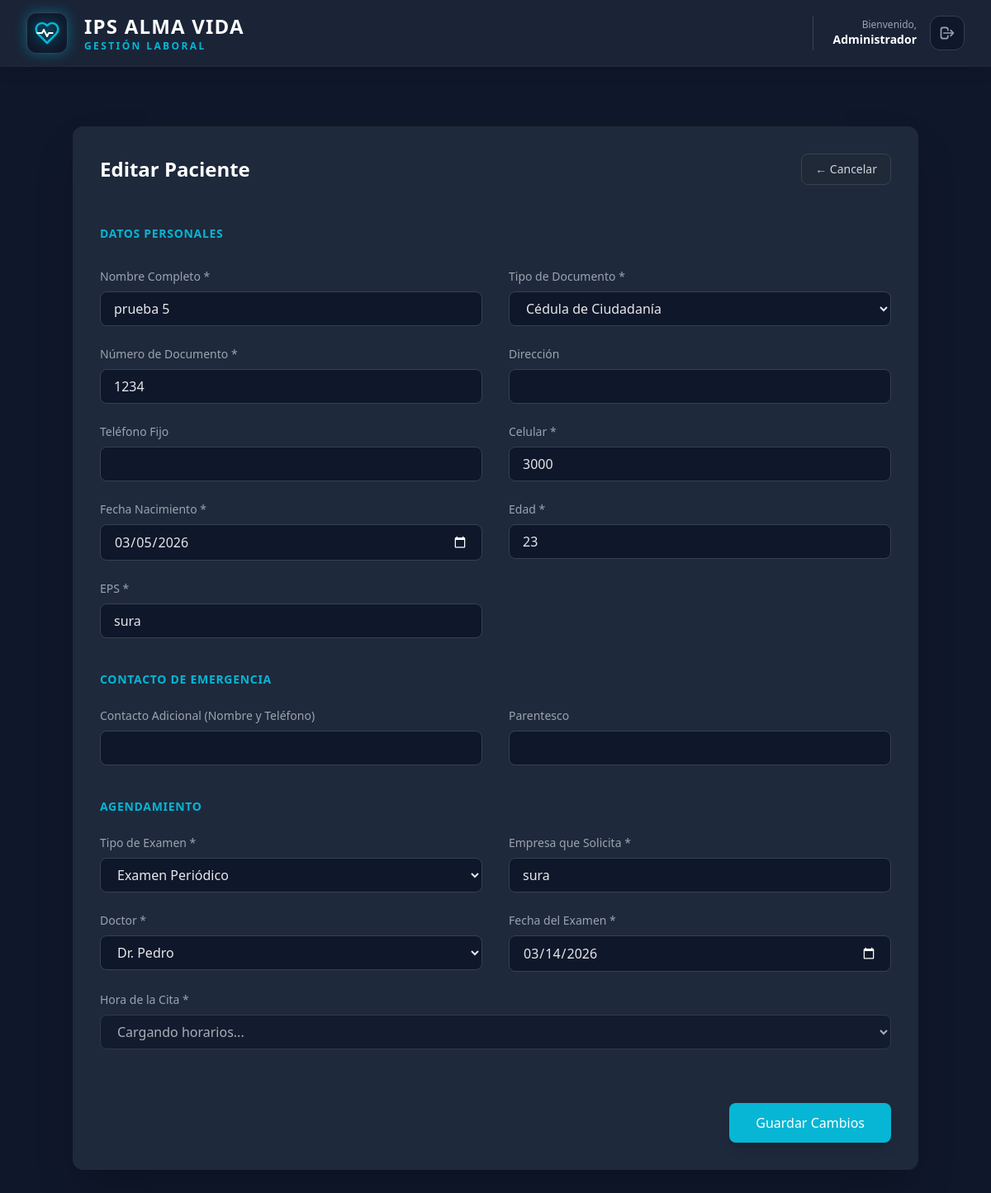
/index.php?controller=paciente&action=editar&id=7 (signed in), run on the app's committed database.
### tables this page shows
CREATE TABLE `pacientes` (
  `id` int(11) NOT NULL,
  `nombre_completo` varchar(150) NOT NULL,
  `tipo_documento` varchar(20) NOT NULL,
  `numero_documento` varchar(50) NOT NULL,
  `direccion` varchar(150) DEFAULT NULL,
  `telefono` varchar(20) DEFAULT NULL,
  `celular` varchar(20) NOT NULL,
  `fecha_nacimiento` date NOT NULL,
  `edad` int(11) NOT NULL,
  `eps` varchar(100) NOT NULL,
  `contacto_adicional` varchar(150) DEFAULT NULL,
  `parentesco` varchar(50) DEFAULT NULL,
  `tipo_examen` varchar(50) NOT NULL,
  `doctor` varchar(50) DEFAULT NULL,
  `empresa_solicita` varchar(150) NOT NULL,
  `fecha_examen` date NOT NULL,
  `hora_examen` time DEFAULT NULL,
  `estado` varchar(20) DEFAULT 'Pendiente',
  `fecha_registro` timestamp NOT NULL DEFAULT current_timestamp()
);

### models/Paciente.php (called while the page is built, shortened)
<?php
class Paciente {
    private $conn;
    private $table_name = "pacientes";
    public function __construct($db) {
        $this->conn = $db;
    }
    public function obtenerPorId($id) {
        $query = "SELECT * FROM " . $this->table_name . " WHERE id = ? LIMIT 0,1";
        $stmt = $this->conn->prepare($query);
        $stmt->bindParam(1, $id);
        $stmt->execute();
        return $stmt->fetch(PDO::FETCH_ASSOC);
    }
}
?>

### views/pacientes/editar.php (the view, shortened to what this page needs)
<?php require_once 'views/layout/header.php'; ?>
<div class="max-w-5xl mx-auto bg-surface mt-8 p-8 rounded-xl shadow-2xl border border-gray-800">
    <div class="flex justify-between items-center mb-8 border-b border-gray-800 pb-4">
        <h2 class="text-2xl font-semibold text-white">Editar Paciente</h2>
        <a href="?controller=paciente&action=index" class="bg-gray-800 hover:bg-gray-700 text-gray-300 px-4 py-2 rounded-lg text-sm border border-gray-700">&larr; Cancelar</a>
    </div>
    <form action="?controller=paciente&action=actualizar" method="POST" id="formEditar" novalidate>
        <div class="grid grid-cols-1 md:grid-cols-2 gap-x-8 gap-y-6">
            <div class="md:col-span-2 mb-2"><h3 class="text-primary text-sm font-bold uppercase tracking-wider">Datos Personales</h3></div>
            <div>
                <label class="block text-sm font-medium text-gray-400 mb-2">Nombre Completo *</label>
                <input type="text" name="nombre_completo" value="<?php echo htmlspecialchars($paciente['nombre_completo']); ?>" required class="input-form w-full bg-dark border border-gray-700 rounded-lg px-4 py-2 text-gray-200 outline-none">
            </div>
            <div>
                <label class="block text-sm font-medium text-gray-400 mb-2">Tipo de Documento *</label>
                <select id="tipo_doc" name="tipo_documento" required class="input-form check-agenda w-full bg-dark border border-gray-700 rounded-lg px-4 py-2 text-gray-200 outline-none">
                    <option value="CC" <?php echo ($paciente['tipo_documento'] == 'CC') ? 'selected' : ''; ?>>Cédula de Ciudadanía</option>
                </select>
            </div>
            <div>
                <label class="block text-sm font-medium text-gray-400 mb-2">Número de Documento *</label>
                <input type="text" id="num_doc" name="numero_documento" value="<?php echo htmlspecialchars($paciente['numero_documento']); ?>" required class="input-form w-full bg-dark border border-gray-700 rounded-lg px-4 py-2 text-gray-200 outline-none">
            </div>
            <div>
                <label class="block text-sm font-medium text-gray-400 mb-2">Dirección</label>
                <input type="text" name="direccion" value="<?php echo htmlspecialchars($paciente['direccion'] ?? ''); ?>" class="input-form w-full bg-dark border border-gray-700 rounded-lg px-4 py-2 text-gray-200 outline-none">
            </div>
            <div>
                <label class="block text-sm font-medium text-gray-400 mb-2">Teléfono Fijo</label>
                <input type="text" name="telefono" value="<?php echo htmlspecialchars($paciente['telefono'] ?? ''); ?>" class="input-form w-full bg-dark border border-gray-700 rounded-lg px-4 py-2 text-gray-200 outline-none">
            </div>
            <div>
                <label class="block text-sm font-medium text-gray-400 mb-2">Celular *</label>
                <input type="text" name="celular" value="<?php echo htmlspecialchars($paciente['celular']); ?>" required class="input-form w-full bg-dark border border-gray-700 rounded-lg px-4 py-2 text-gray-200 outline-none">
            </div>
            <div>
                <label class="block text-sm font-medium text-gray-400 mb-2">Fecha Nacimiento *</label>
                <input type="date" name="fecha_nacimiento" value="<?php echo htmlspecialchars($paciente['fecha_nacimiento']); ?>" required style="color-scheme: dark;" class="input-form w-full bg-dark border border-gray-700 rounded-lg px-4 py-2 text-gray-200 outline-none">
            </div>
            <div>
                <label class="block text-sm font-medium text-gray-400 mb-2">Edad *</label>
                <input type="number" name="edad" value="<?php echo htmlspecialchars($paciente['edad'] ?? ''); ?>" required class="input-form w-full bg-dark border border-gray-700 rounded-lg px-4 py-2 text-gray-200 outline-none">
            </div>
            <div>
                <label class="block text-sm font-medium text-gray-400 mb-2">EPS *</label>
                <input type="text" name="eps" value="<?php echo htmlspecialchars($paciente['eps']); ?>" required class="input-form w-full bg-dark border border-gray-700 rounded-lg px-4 py-2 text-gray-200 outline-none">
            </div>
            <div class="md:col-span-2 mt-4"><h3 class="text-primary text-sm font-bold uppercase tracking-wider">Contacto de Emergencia</h3></div>
            <div>
                <label class="block text-sm font-medium text-gray-400 mb-2">Contacto Adicional (Nombre y Teléfono)</label>
                <input type="text" name="contacto_adicional" value="<?php echo htmlspecialchars($paciente['contacto_adicional'] ?? ''); ?>" class="input-form w-full bg-dark border border-gray-700 rounded-lg px-4 py-2 text-gray-200 outline-none">
            </div>
            <div>
                <label class="block text-sm font-medium text-gray-400 mb-2">Parentesco</label>
                <input type="text" name="parentesco" value="<?php echo htmlspecialchars($paciente['parentesco'] ?? ''); ?>" class="input-form w-full bg-dark border border-gray-700 rounded-lg px-4 py-2 text-gray-200 outline-none">
            </div>
            <div class="md:col-span-2 mt-4"><h3 class="text-primary text-sm font-bold uppercase tracking-wider">Agendamiento</h3></div>
            <div>
                <label class="block text-sm font-medium text-gray-400 mb-2">Tipo de Examen *</label>
                <select id="tipo_examen" name="tipo_examen" required class="input-form check-agenda w-full bg-dark border border-gray-700 rounded-lg px-4 py-2 text-gray-200 outline-none">
                    <option value="Periodico" <?php echo ($paciente['tipo_examen'] == 'Periodico') ? 'selected' : ''; ?>>Examen Periódico</option>
                </select>
            </div>
            <div>
                <label class="block text-sm font-medium text-gray-400 mb-2">Empresa que Solicita *</label>
                <input type="text" name="empresa_solicita" value="<?php echo htmlspecialchars($paciente['empresa_solicita']); ?>" required class="input-form w-full bg-dark border border-gray-700 rounded-lg px-4 py-2 text-gray-200 outline-none">
            </div>
            <div>
                <label class="block text-sm font-medium text-gray-400 mb-2">Doctor *</label>
                <select id="doctor" name="doctor" required class="input-form check-agenda w-full bg-dark border border-gray-700 rounded-lg px-4 py-2 text-gray-200 outline-none">
                    <option value="Pedro" <?php echo (($paciente['doctor'] ?? '') == 'Pedro') ? 'selected' : ''; ?>>Dr. Pedro</option>
                </select>
            </div>
            <div>
                <label class="block text-sm font-medium text-gray-400 mb-2">Fecha del Examen *</label>
                <input type="date" id="fecha_examen" name="fecha_examen" value="<?php echo htmlspecialchars($paciente['fecha_examen']); ?>" min="<?php echo date('Y-m-d'); ?>" required style="color-scheme: dark;" class="input-form check-agenda w-full bg-dark border border-gray-700 rounded-lg px-4 py-2 text-gray-200 outline-none">
            </div>
            <div class="md:col-span-2">
                <label class="block text-sm font-medium text-gray-400 mb-2">Hora de la Cita *</label>
                <select id="hora_examen" name="hora_examen" data-hora-actual="<?php echo htmlspecialchars($paciente['hora_examen'] ? date('H:i', strtotime($paciente['hora_examen'])) : ''); ?>" required class="input-form w-full bg-dark border border-gray-700 rounded-lg px-4 py-2 text-gray-200 outline-none">
                    <option value="">Cargando horarios...</option>
                </select>
            </div>
        </div>
        <div class="mt-10 pt-6 border-t border-gray-800 flex justify-end">
            <button type="submit" id="btnGuardar" class="bg-primary hover:bg-teal-700 text-white font-medium py-3 px-8 rounded-lg shadow-lg transition-all">
                Guardar Cambios
            </button>
        </div>
    </form>
</div>
<?php require_once 'views/layout/footer.php'; ?>

### data on the page
pacientes: nombre_completo "prueba 5", tipo_documento "Cédula de Ciudadanía", numero_documento "1234", celular "3000", fecha_nacimiento "03/05/2026", edad "23", eps "sura", tipo_examen "Examen Periódico", empresa_solicita "sura", doctor "Dr. Pedro", fecha_examen "03/14/2026", hora_examen "Cargando horarios..."

### other printed values
$_SESSION['usuario_nombre'] "Administrador"
